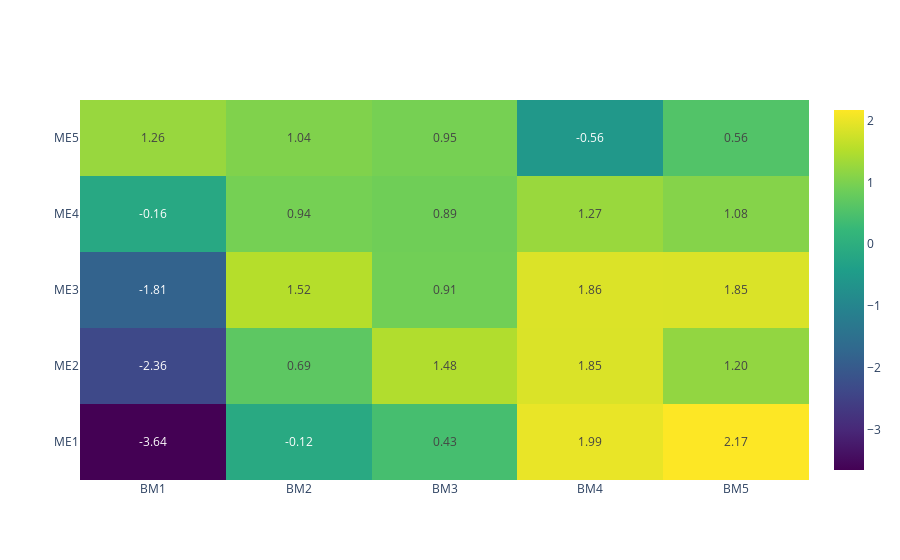

Write notebook code for a chart like this one.
### Markdown cell above
# FIGURE (t STAT HEAT MAP)

### Code cell
trace = go.Heatmap(
    x=tstats.columns.to_list(),
    y=tstats.index.to_list(),
    z=tstats,
    colorscale='Viridis',
    texttemplate="%{z:.2f}"
)
tstat_tbl = go.Figure(trace)
tstat_tbl.show()

### Figure 1 — Plotly figure (JSON) as saved in the notebook; plotly's stock layout.template omitted (floating-point values rounded to 4 significant figures)
{"data": [{"colorscale": [[0, "#440154"], [0.1111, "#482878"], [0.2222, "#3e4989"], [0.3333, "#31688e"], [0.4444, "#26828e"], [0.5556, "#1f9e89"], [0.6667, "#35b779"], [0.7778, "#6ece58"], [0.8889, "#b5de2b"], [1, "#fde725"]], "texttemplate": "%{z:.2f}", "type": "heatmap", "x": ["BM1", "BM2", "BM3", "BM4", "BM5"], "y": ["ME1", "ME2", "ME3", "ME4", "ME5"], "z": [[-3.644, -0.1182, 0.4264, 1.989, 2.168], [-2.355, 0.6874, 1.484, 1.85, 1.2], [-1.812, 1.524, 0.908, 1.861, 1.85], [-0.1626, 0.941, 0.8889, 1.268, 1.084], [1.256, 1.044, 0.95, -0.558, 0.5579]]}], "layout": {}}
